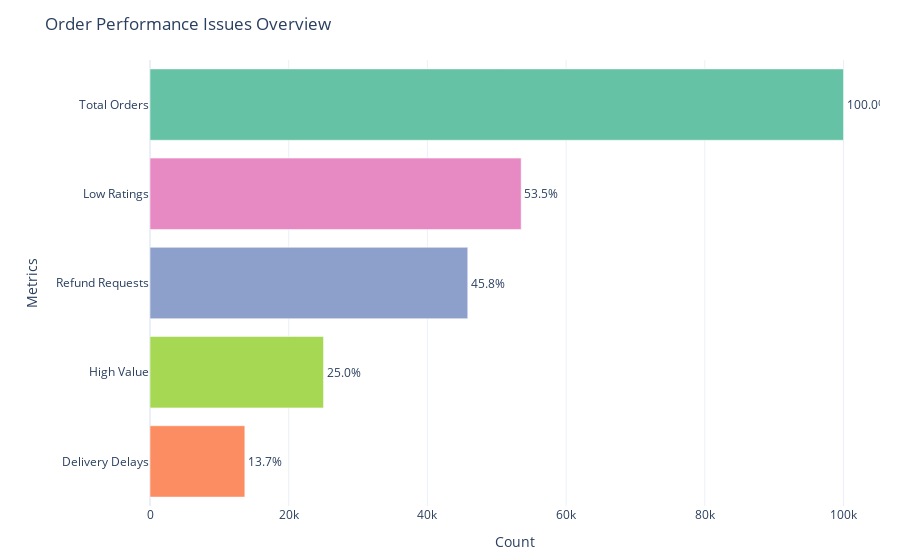

The code cell stored with this chart in its notebook:
### Code cell
import pandas as pd
import plotly.express as px

# Load data
df = pd.read_csv("Ecommerce_Delivery_Analytics_New.csv")

# Normalize Yes/No columns
df["Delivery Delay"] = df["Delivery Delay"].str.strip().str.lower()
df["Refund Requested"] = df["Refund Requested"].str.strip().str.lower()

# Thresholds
low_rating_threshold = 3
high_value_threshold = df["Order Value (INR)"].quantile(0.75)

# Calculate counts
total_orders = len(df)
delivery_delays = (df["Delivery Delay"] == "yes").sum()
refund_requests = (df["Refund Requested"] == "yes").sum()
low_ratings = (df["Service Rating"] <= low_rating_threshold).sum()
high_value_orders = (df["Order Value (INR)"] >= high_value_threshold).sum()

# Prepare dataframe for plotting
data = {
    "Metric": ["Total Orders", "Delivery Delays", "Refund Requests", "Low Ratings", "High Value"],
    "Count": [total_orders, delivery_delays, refund_requests, low_ratings, high_value_orders],
}
overview_df = pd.DataFrame(data)
overview_df["Percent"] = overview_df["Count"] / total_orders * 100

# Plot with Plotly Express
fig = px.bar(
    overview_df,
    x="Count",
    y="Metric",
    orientation='h',
    text=overview_df["Percent"].apply(lambda x: f"{x:.1f}%"),
    color="Metric",
    color_discrete_sequence=px.colors.qualitative.Set2,
    title="Order Performance Issues Overview"
)

fig.update_traces(textposition='outside')
fig.update_layout(
    xaxis_title="Count",
    yaxis_title="Metrics",
    yaxis=dict(categoryorder='total ascending'),
    uniformtext_minsize=12,
    uniformtext_mode='hide',
    template='plotly_white',
    showlegend=False,
    margin=dict(l=150, r=20, t=60, b=40)
)

fig.show()

### Figure 1 — Plotly figure (JSON) as saved in the notebook; plotly's stock layout.template omitted (floating-point values rounded to 4 significant figures)
{"data": [{"alignmentgroup": "True", "hovertemplate": "Metric=%{y}<br>Count=%{x}<br>text=%{text}<extra></extra>", "legendgroup": "Total Orders", "marker": {"color": "rgb(102,194,165)", "pattern": {"shape": ""}}, "name": "Total Orders", "offsetgroup": "Total Orders", "orientation": "h", "showlegend": true, "text": ["100.0%"], "textposition": "outside", "type": "bar", "x": [100000], "xaxis": "x", "y": ["Total Orders"], "yaxis": "y"}, {"alignmentgroup": "True", "hovertemplate": "Metric=%{y}<br>Count=%{x}<br>text=%{text}<extra></extra>", "legendgroup": "Delivery Delays", "marker": {"color": "rgb(252,141,98)", "pattern": {"shape": ""}}, "name": "Delivery Delays", "offsetgroup": "Delivery Delays", "orientation": "h", "showlegend": true, "text": ["13.7%"], "textposition": "outside", "type": "bar", "x": [13672], "xaxis": "x", "y": ["Delivery Delays"], "yaxis": "y"}, {"alignmentgroup": "True", "hovertemplate": "Metric=%{y}<br>Count=%{x}<br>text=%{text}<extra></extra>", "legendgroup": "Refund Requests", "marker": {"color": "rgb(141,160,203)", "pattern": {"shape": ""}}, "name": "Refund Requests", "offsetgroup": "Refund Requests", "orientation": "h", "showlegend": true, "text": ["45.8%"], "textposition": "outside", "type": "bar", "x": [45819], "xaxis": "x", "y": ["Refund Requests"], "yaxis": "y"}, {"alignmentgroup": "True", "hovertemplate": "Metric=%{y}<br>Count=%{x}<br>text=%{text}<extra></extra>", "legendgroup": "Low Ratings", "marker": {"color": "rgb(231,138,195)", "pattern": {"shape": ""}}, "name": "Low Ratings", "offsetgroup": "Low Ratings", "orientation": "h", "showlegend": true, "text": ["53.5%"], "textposition": "outside", "type": "bar", "x": [53523], "xaxis": "x", "y": ["Low Ratings"], "yaxis": "y"}, {"alignmentgroup": "True", "hovertemplate": "Metric=%{y}<br>Count=%{x}<br>text=%{text}<extra></extra>", "legendgroup": "High Value", "marker": {"color": "rgb(166,216,84)", "pattern": {"shape": ""}}, "name": "High Value", "offsetgroup": "High Value", "orientation": "h", "showlegend": true, "text": ["25.0%"], "textposition": "outside", "type": "bar", "x": [25020], "xaxis": "x", "y": ["High Value"], "yaxis": "y"}], "layout": {"barmode": "relative", "legend": {"title": {"text": "Metric"}, "tracegroupgap": 0}, "margin": {"b": 40, "l": 150, "r": 20, "t": 60}, "showlegend": false, "title": {"text": "Order Performance Issues Overview"}, "uniformtext": {"minsize": 12, "mode": "hide"}, "xaxis": {"anchor": "y", "domain": [0, 1], "title": {"text": "Count"}}, "yaxis": {"anchor": "x", "categoryarray": ["High Value", "Low Ratings", "Refund Requests", "Delivery Delays", "Total Orders"], "categoryorder": "total ascending", "domain": [0, 1], "title": {"text": "Metrics"}}}}
